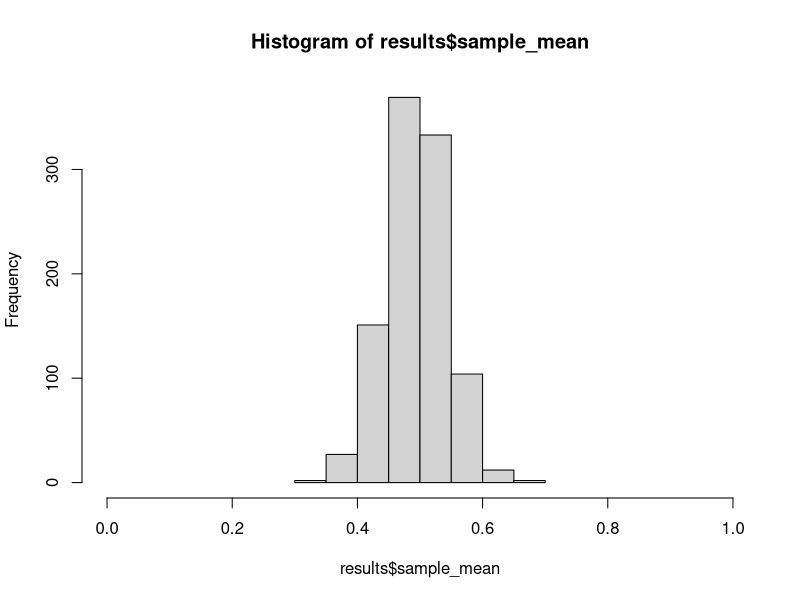

The R script that drew this image:
#First example: tossing a coin

numsims<-1000
n<-100

results<-data.frame(simulation_num=integer(), sample_mean=double())
for (x in 1:numsims) {
  thissample<-sample(c(0, 1), size = n, replace=TRUE)
  samplemean<-mean(thissample)
  results[x,] = c(x,samplemean)
}

hist(results$sample_mean, xlim=c(0,1))
